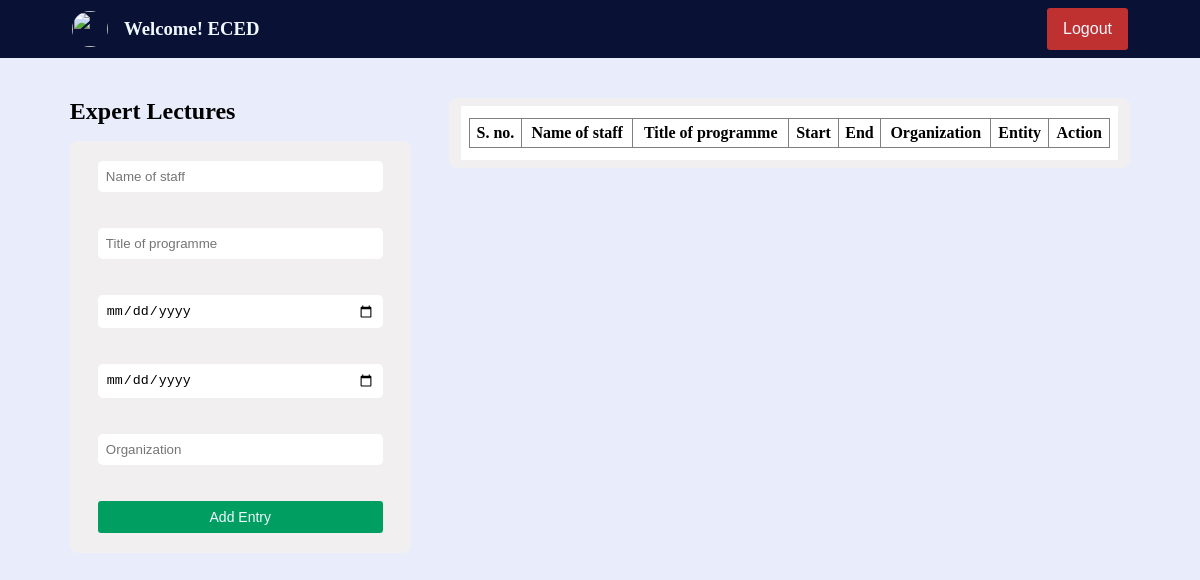
Page /forms/expert_lectures.php?user=ECED on the earlier database version.
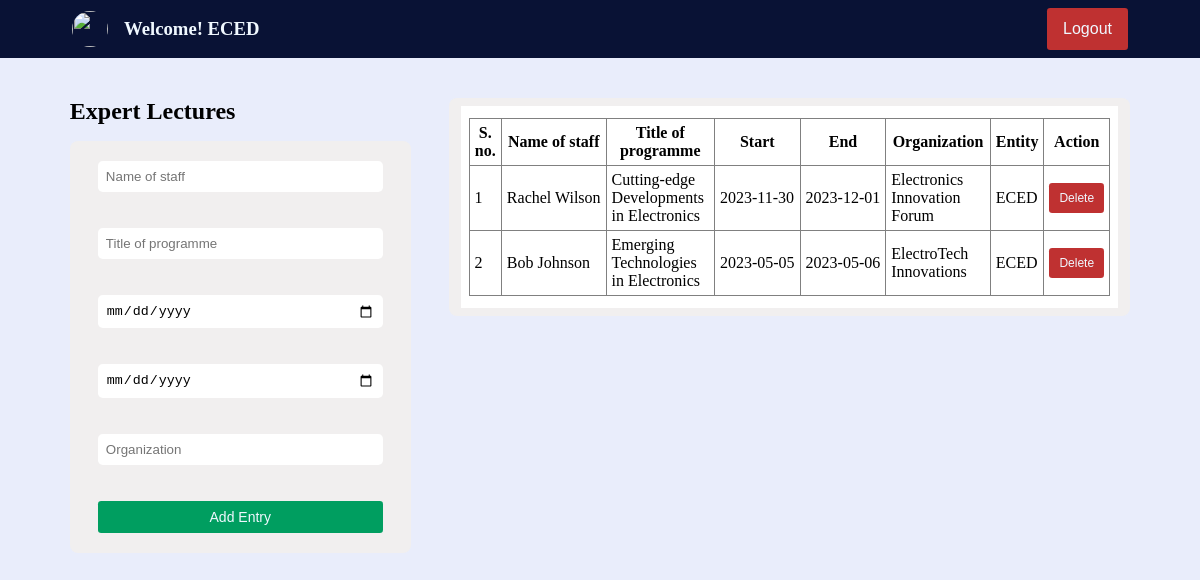
Same page on the later database version.
### tables this page shows
CREATE TABLE `expert_lectures` (
  `staff` varchar(80) NOT NULL,
  `title` varchar(80) NOT NULL,
  `start` date DEFAULT NULL,
  `end` date DEFAULT NULL,
  `organization` varchar(80) NOT NULL,
  `entity` varchar(120) NOT NULL
);

### forms/expert_lectures.php (the view, shortened to what this page needs)
<?php
if (empty($_SESSION['access_token'])) {
    $fname = "Welcome! ";
    $lname = $_GET["user"];
    $pic = "./asset/nitc_logo_icon.svg";
} else {
    $fname = $_SESSION["first_name"];
    $lname = $_SESSION['last_name'];
    $pic = $_SESSION['profile_picture'];
}
?>
<!DOCTYPE html>
<html>
<head>
    <link href="../styles/forms.css" type="text/css" rel="stylesheet">
</head>
<body>
    <div class="container">
        <?php
        echo '<div class="user_strip">
                <div class="user">
                    <img src="' . $pic . '" class="user_image" />
                    <h3>' . $fname . ' ' . $lname . '</h3>
                </div>
                <div class="logout_btn_holder">
                    <a href="../logout.php" class="">
                        <button class="logout_btn">Logout</button>
                    </a>
                </div  >
            </div>';
        ?>
        <div class="content_container">
            <div class="left_container">
                <h2>Expert Lectures</h2>
                <div class="form_container">
                    <form id="myForm" action="" method="post" onsubmit="return validateForm();" class="form_field">
                        <input type="text" name="name" placeholder="Name of staff" class="input-fields"><br><br>
                        <input type="text" name="title" placeholder="Title of programme" class="input-fields"><br><br>
                        <input type="date" name="start" placeholder="Start" class="input-fields"><br><br>
                        <input type="date" name="end" placeholder="End" class="input-fields"><br><br>
                        <input type="text" name="org" placeholder="Organization" class="input-fields"><br><br>
                        <input type="submit" class="submit-button" value="Add Entry">
                    </form>
                </div>
            </div>
            <div class="table_container">
                <?php
                $con = mysqli_connect('localhost', 'root', '', 'imsdemo');
                $entity = $_GET["user"];
                if ($entity == 'admin' || $entity == '')
                    $sql = "SELECT * FROM expert_lectures";
                else
                    $sql = "SELECT * FROM expert_lectures where entity='$entity'";
                $rs = mysqli_query($con, $sql);
                echo '<div class="table_field">';
                echo '
                <table border="1">
                <tr>
                    <th class="box">S. no.</th>
                    <th class="box">Name of staff</th>
                    <th class="box">Title of programme</th>
                    <th class="box">Start</th>
                    <th class="box">End</th>
                    <th class="box">Organization</th>
                    <th class="box">Entity</th>
                    <th class="box">Action</th>
                </tr>';
                $count = 1;
                while ($row = mysqli_fetch_assoc($rs)) {
                    $staff = $row['staff'];
                    $title = $row['title'];
                    $start = $row['start'];
                    $end = $row['end'];
                    $organization = $row['organization'];
                    $dep = $row['entity'];
                    echo '<tr>
                    <td class="box sn">' . $count . '</td>
                    <td class="box name">' . $staff . '</td>
                    <td class="box program">' . $title . '</td>
                    <td class="box s_date">' . $start . '</td>
                    <td class="box e_date">' . $end . '</td>
                    <td class="box org">' . $organization . '</td>
                    <td class="box enitity">' . $dep . '</td>
                    <td class="box button_box btn"><button class="delete_btn" data-id=' . $title . '>Delete</button></td></tr>';
                    $count++;
                }
                echo '</table>
                </div>';
                ?>
            </div>
        </div>
    </div>
</body>
</html>

### styles/forms.css (style rules this page uses)
* { padding: 0; margin: 0; box-sizing: border-box; }
.container { height: 100vh; width: 100vw; padding: 0; background-color: #E9EDFB; overflow: auto; }
.user_strip { background-color: #091235; color: aliceblue; display: flex; align-items: center; justify-content: space-between; padding: 8px; }
.user { display: flex; align-items: center; margin-left: 4em; gap: 16px; }
.user_image { width: 36px; height: 36px; border-radius: 100%; }
.logout_btn_holder { width: fit-content; margin-right: 4em; }
.logout_btn { font-size: 16px; padding: 12px 16px; border: none; border-radius: 0.2rem; color: aliceblue; cursor: pointer; transition: all; transition-duration: 150ms; background-color: #BF3131; }
.content_container { display: flex; justify-content: space-evenly; align-items: start; width: 100%; padding: 2.5rem 2rem; }
.left_container { width: 30%; display: flex; gap: 16px; flex-direction: column; }
.form_container { display: flex; flex-direction: column; width: 100%; justify-content: space-evenly; background-color: #F1EFEF; border-radius: 0.5em; padding: 8px 12px; height: auto; }
.form_field { display: flex; flex-direction: column; padding: 12px 16px; }
.input-fields { padding: 8px; border-radius: 0.3rem; border: none; transition: all; transition-duration: 150ms; }
.submit-button { font-size: 14px; width: 100%; padding: 8px 0px; border: none; border-radius: 0.2rem; color: aliceblue; cursor: pointer; transition: all; transition-duration: 150ms; background-color: #009E60; }
.table_container { display: flex; flex-direction: column; width: 60%; justify-content: start; background-color: #F1EFEF; border-radius: 0.5em; padding: 8px 12px; max-height: 580px; overflow: scroll; }
.table_field { background-color: white; width: 100%; height: 100%; padding: 12px 8px; }
table { width: 100%; border-collapse: collapse; }
.box { padding: 5px; word-wrap: break-word; }
.name, .entity, .s_date, .e_date { text-wrap: nowrap; }
.button_box { text-align: center; }
.delete_btn { font-size: 12px; padding: 8px 10px; border: none; border-radius: 0.2rem; color: aliceblue; cursor: pointer; transition: all; transition-duration: 150ms; background-color: #BF3131; }

Differences in the rows shown:
added expert_lectures: staff "Rachel Wilson", title "Cutting-edge Developments in Electronics", start "2023-11-30", end "2023-12-01", organization "Electronics Innovation Forum", entity "ECED"
added expert_lectures: staff "Bob Johnson", title "Emerging Technologies in Electronics", start "2023-05-05", end "2023-05-06", organization "ElectroTech Innovations", entity "ECED"
